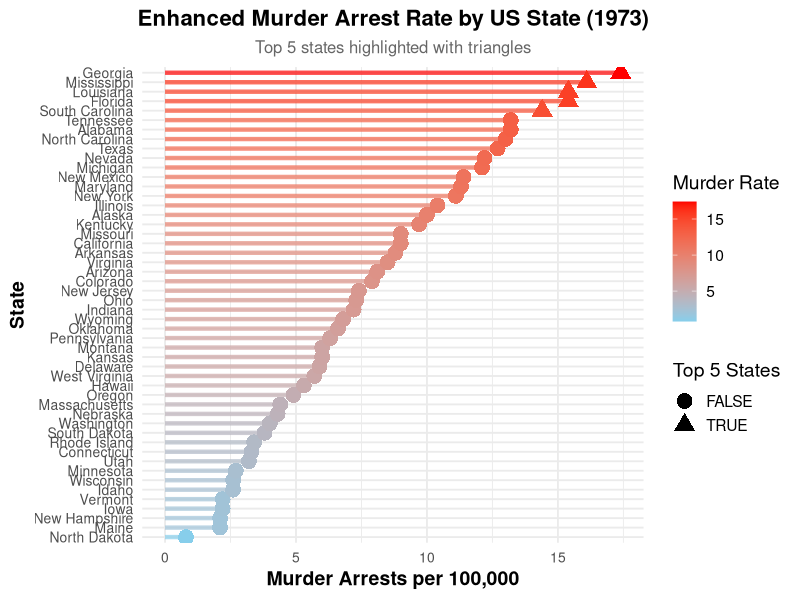

Reproduce this figure in R.
# Load libraries
library(ggplot2)
library(dplyr)

#Import USArrests dataset
data("USArrests")

#Prepare data
USArrests$State <- rownames(USArrests)

#Sort by Murder rate
USArrests_sorted <- USArrests %>% arrange(Murder)

#Identify top 5 states with highest Murder rate
top5_states <- USArrests_sorted %>% top_n(5, Murder) %>% pull(State)


# Create lollipop chart
ggplot(USArrests_sorted, aes(x = reorder(State, Murder), y = Murder)) +  #Reorder states by Murder
  geom_segment(aes(x = State, xend = State, y = 0, yend = Murder,        #Draw lines from 0 to Murder
                   color = Murder),                                      #Color line by Murder rate
               size = 1.5, alpha = 0.7) +                            #Slight transparency for lines
  geom_point(aes(color = Murder,                                         #Color points by Murder
                 shape = State %in% top5_states),                        #Shape if top 5
             size = 5) +                                             #Increase point size
  scale_color_gradient(low = "skyblue", high = "red") +                  #Gradient from low to high
  scale_shape_manual(values = c(16, 17)) +                               #Regular circle for normal, triangle for top 5
  coord_flip() +                                                         #Flip axes
  labs(
    title = "Enhanced Murder Arrest Rate by US State (1973)",             #Title
    subtitle = "Top 5 states highlighted with triangles",                 #Subtitle
    x = "State",                                                          #Label for x-axis
    y = "Murder Arrests per 100,000",                                     #Label for y-axis
    color = "Murder Rate",                                                #Legend title for color
    shape = "Top 5 States"                                                #Legend title for shape
  ) +
  theme_minimal(base_size = 14) +                                         #Minimal theme with larger font
  theme(
    plot.title = element_text(face = "bold", size = 16, hjust = 0.5),           #Bold and centered title
    plot.subtitle = element_text(size = 12, hjust = 0.5, color = "gray40"),     #Subtitle style
    axis.text.y = element_text(size = 10),                                      #Y-axis text size
    axis.text.x = element_text(size = 10),                                      #X-axis text size
    axis.title = element_text(face = "bold"),                                   #Bold axis titles
    legend.position = "right"                                                   #Position the legend
  )
